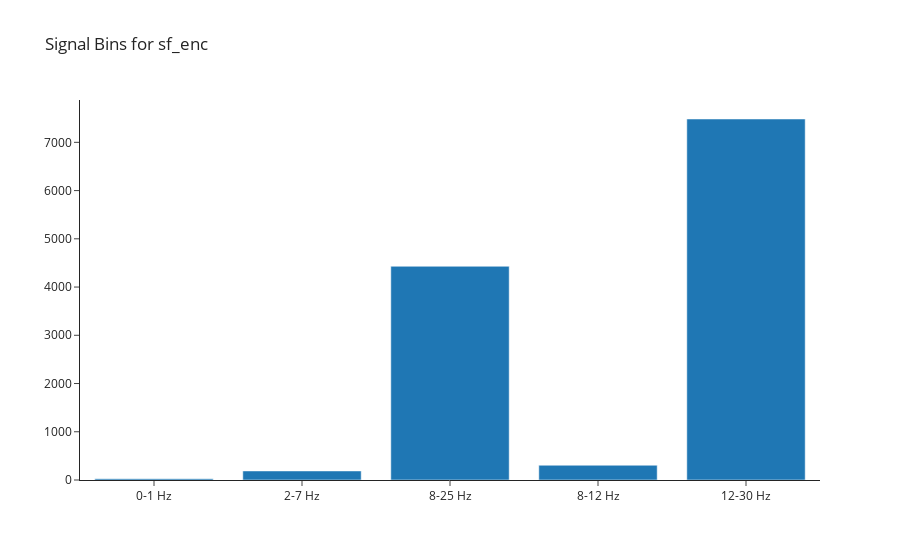

Notebook cell for this chart:
### Code cell
bin_figs[0].show()

### Figure 1 — Plotly figure (JSON) as saved in the notebook; plotly's stock layout.template omitted (floating-point values rounded to 4 significant figures)
{"data": [{"name": "Channel np_O1 frequency bins", "type": "bar", "x": ["0-1 Hz", "2-7 Hz", "8-25 Hz", "8-12 Hz", "12-30 Hz"], "y": [27.71, 187.7, 4431.0, 306.1, 7484.0]}], "layout": {"title": {"text": "Signal Bins for sf_enc"}}}
